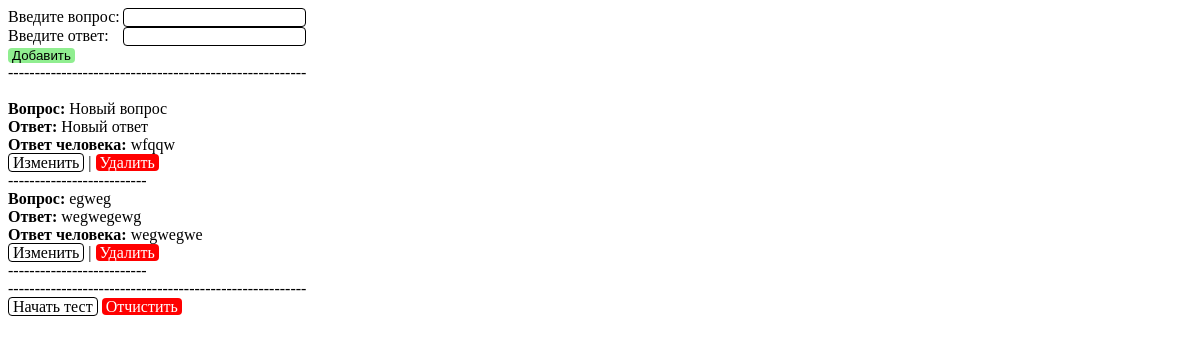
The app's page /match/, older data.
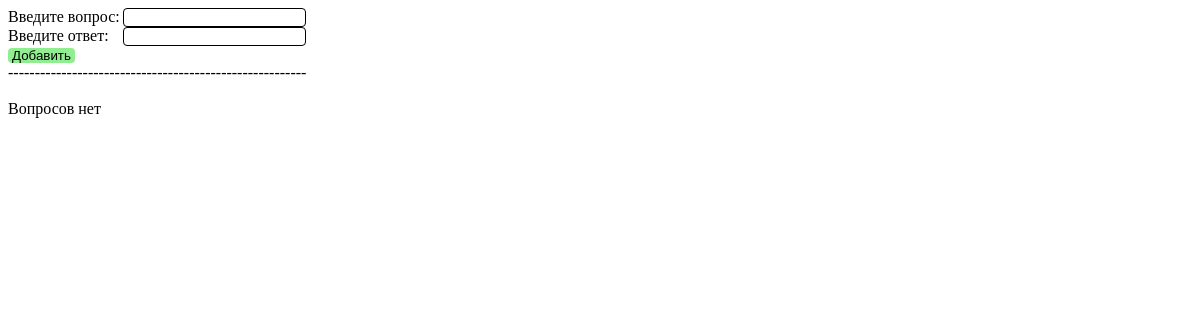
The same page, newer data.
### qaa/models.py (models this page shows, shortened)
class Question(models.Model):
    question_text = models.CharField(max_length=50)
    question_answer = models.CharField(max_length=50)
    human_answer = models.CharField(max_length=50, default='', blank=True)

### qaa/views.py (the view)
# urls.py: path('', views.IndexView.as_view(), name='index'),
class IndexView(generic.ListView):
    model = Question
    template_name = 'qaa/index.html'
    context_object_name = 'list_of_questions'

### qaa/templates/qaa/index.html (shortened to what this page needs)
{% load static %}
<!DOCTYPE html>
<html>
<head>
    <link rel="stylesheet" type="text/css" href="{% static 'qaa/style.css' %}">
</head>
<body>
    <form action="{% url 'qaa:create' %}" method="POST">
        Введите вопрос:&thinsp;<input type="text" name="question" required autofocus><br>
        Введите ответ:&ensp;&thinsp;&thinsp;<input type="text" name="answer" required><br>
        <input type="submit" class="add_q" value="Добавить">
    </form>
    --------------------------------------------------------<br><br>
    {% if list_of_questions %}
    {% for question in list_of_questions %}
    <b>Вопрос:</b> {{ question.question_text }}<br>
    <b>Ответ:</b> {{ question.question_answer }}<br>
    {% if question.human_answer %}
    <b>Ответ человека:</b> {{ question.human_answer }}<br>
    {% endif %}
    <a href="{% url 'qaa:edit' question.id %}">Изменить</a> | <a href="{% url 'qaa:delete' question.id %}"
        class="delete">Удалить</a><br>
    --------------------------<br>
    {% endfor %}
    --------------------------------------------------------<br>
    <a href="{% url 'qaa:start' %}">Начать тест</a>
    <a href="{% url 'qaa:clear' %}" class="delete">Отчистить</a>
    {% else %}
    Вопросов нет
    {% endif %}
</body>
</html>

Row changes from the older to the newer data that the page shows:
removed Question: question_text "Новый вопрос", question_answer "Новый ответ", human_answer "wfqqw"
removed Question: question_text "egweg", question_answer "wegwegewg", human_answer "wegwegwe"
Text that changed along with them:
text no longer shown: "-------------------------------------------------------- Начать тест Отчистить"
text now shown: "Вопросов нет"
